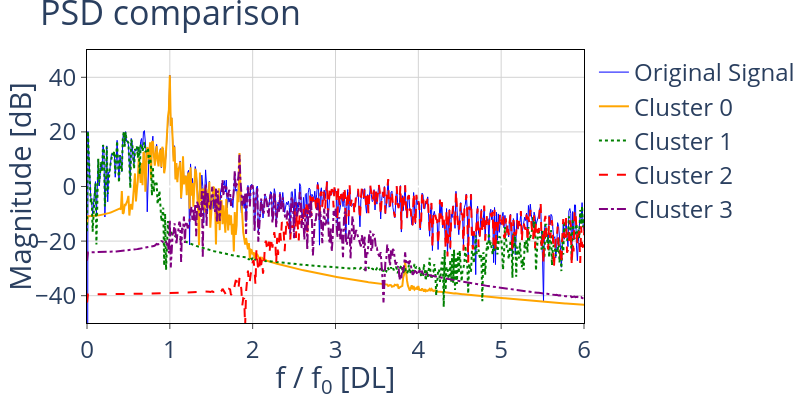
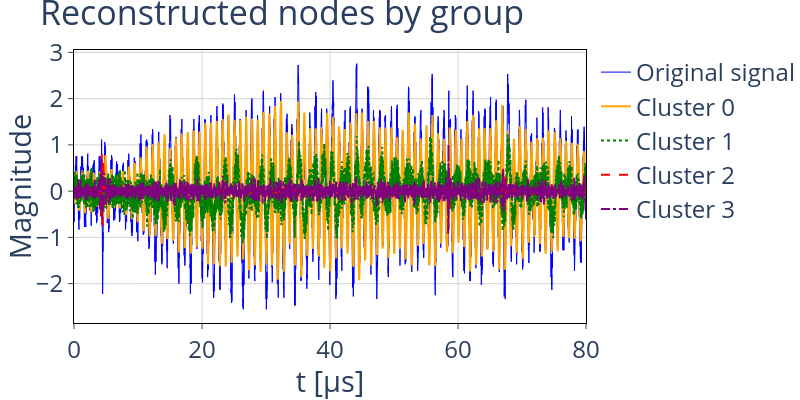

The code cell stored with these charts, in order, in its notebook:
### Code cell
# Set clusters to None to plot all of them, otherwise, plot a list of int

fft_lim = 6  # this is the upper limit for plotting the spectrum (fft/psd of emissions)

fig = plot.plot_fft_by_group(
    tr_obj, labels_sorted, sampling_rate,
    clusters=None,
    xlims=[0,fft_lim],
    ylims=[-50,50],
    fundamental_freq=frequency,
    freq_threshold=freq_threshold,
    fig_height=Fig_Height,
    fig_width=Fig_Width,
    plot_full_reconstruction=False,
)

fig = plot.plot_reconstructions_by_group(
    tr_obj, labels_sorted, t_plot, freq_threshold,
    fig_height=Fig_Height,
    fig_width=Fig_Width,
)

fig = plot.plot_centers(
    classifying_metrics,
    centers_sorted,
)

### Figure 1 — Plotly figure (JSON) as saved in the notebook; plotly's stock layout.template omitted (floating-point values rounded to 4 significant figures; data arrays with more than 128 entries replaced by an {"elided": "..."} marker saying what was removed)
{"data": [{"line": {"color": "blue", "dash": "solid", "width": 1}, "mode": "lines", "name": "Original Signal", "type": "scatter", "x": {"elided": "8000 float values"}, "y": {"elided": "8000 float values"}}, {"line": {"color": "orange", "dash": "solid", "width": 2}, "mode": "lines", "name": "Cluster 0", "type": "scatter", "x": {"elided": "8000 float values"}, "y": {"elided": "8000 float values"}}, {"line": {"color": "green", "dash": "dot", "width": 2}, "mode": "lines", "name": "Cluster 1", "type": "scatter", "x": {"elided": "8000 float values"}, "y": {"elided": "8000 float values"}}, {"line": {"color": "red", "dash": "dash", "width": 2}, "mode": "lines", "name": "Cluster 2", "type": "scatter", "x": {"elided": "8000 float values"}, "y": {"elided": "8000 float values"}}, {"line": {"color": "purple", "dash": "dashdot", "width": 2}, "mode": "lines", "name": "Cluster 3", "type": "scatter", "x": {"elided": "8000 float values"}, "y": {"elided": "8000 float values"}}], "layout": {"font": {"size": 24}, "height": 400, "legend": {"font": {"size": 24}, "title": {"text": ""}, "traceorder": "normal"}, "margin": {"b": 0, "l": 0, "r": 0, "t": 50}, "plot_bgcolor": "white", "title": {"text": "PSD comparison"}, "width": 800, "xaxis": {"gridcolor": "lightgrey", "linecolor": "black", "mirror": true, "range": [0, 6], "showline": true, "tickfont": {"size": 24}, "ticks": "outside", "title": {"text": "f / f<sub>0</sub> [DL]"}}, "yaxis": {"gridcolor": "lightgrey", "linecolor": "black", "mirror": true, "range": [-50, 50], "showline": true, "tickfont": {"size": 24}, "ticks": "outside", "title": {"text": "Magnitude [dB]"}}}}

### Figure 2 — Plotly figure (JSON) as saved in the notebook; plotly's stock layout.template omitted (floating-point values rounded to 4 significant figures; data arrays with more than 128 entries replaced by an {"elided": "..."} marker saying what was removed)
{"data": [{"line": {"color": "blue", "dash": "solid", "width": 1}, "mode": "lines", "name": "Original signal", "type": "scatter", "x": {"elided": "16001 float values"}, "y": {"elided": "16001 float values"}}, {"line": {"color": "orange", "dash": "solid", "width": 2}, "mode": "lines", "name": "Cluster 0", "type": "scatter", "x": {"elided": "16001 float values"}, "y": {"elided": "16001 float values"}}, {"line": {"color": "green", "dash": "dot", "width": 2}, "mode": "lines", "name": "Cluster 1", "type": "scatter", "x": {"elided": "16001 float values"}, "y": {"elided": "16001 float values"}}, {"line": {"color": "red", "dash": "dash", "width": 2}, "mode": "lines", "name": "Cluster 2", "type": "scatter", "x": {"elided": "16001 float values"}, "y": {"elided": "16001 float values"}}, {"line": {"color": "purple", "dash": "dashdot", "width": 2}, "mode": "lines", "name": "Cluster 3", "type": "scatter", "x": {"elided": "16001 float values"}, "y": {"elided": "16001 float values"}}], "layout": {"font": {"size": 24}, "height": 400, "legend": {"font": {"size": 24}, "title": {"text": ""}, "traceorder": "normal"}, "margin": {"b": 0, "l": 0, "r": 0, "t": 50}, "plot_bgcolor": "white", "title": {"text": "Reconstructed nodes by group"}, "width": 800, "xaxis": {"gridcolor": "lightgrey", "linecolor": "black", "mirror": true, "showline": true, "tickfont": {"size": 24}, "ticks": "outside", "title": {"text": "t [&mu;s]"}}, "yaxis": {"gridcolor": "lightgrey", "linecolor": "black", "mirror": true, "showline": true, "tickfont": {"size": 24}, "ticks": "outside", "title": {"text": "Magnitude"}}}}
